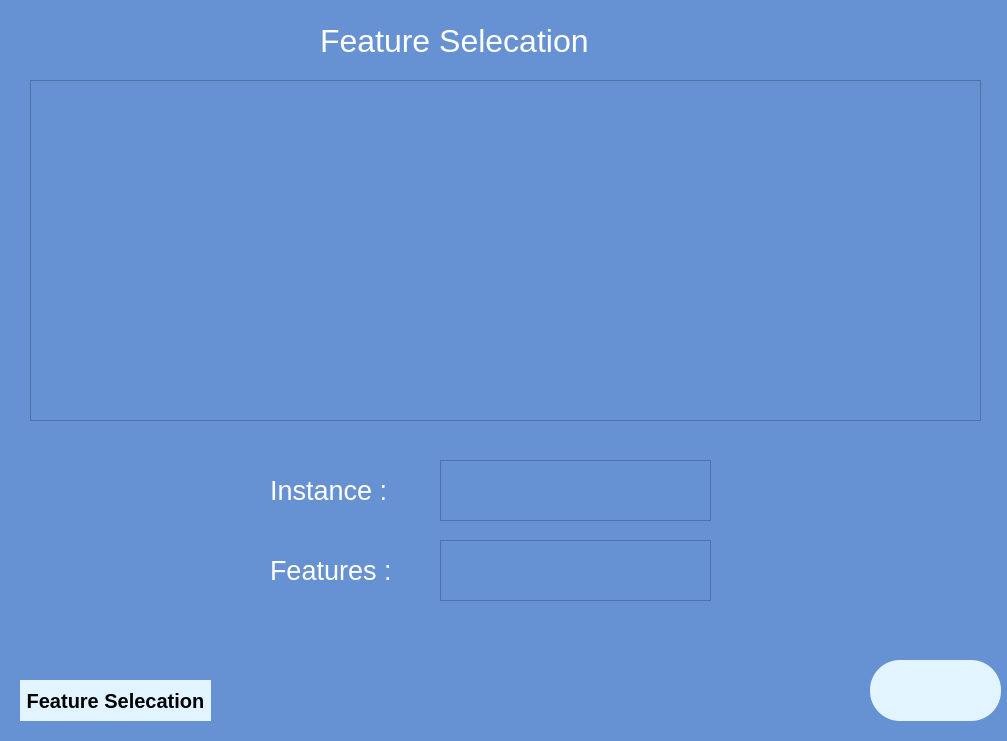
<?xml version="1.0" encoding="UTF-8"?>
<ui version="4.0">
 <class>Form</class>
 <widget class="QWidget" name="Form">
  <property name="enabled">
   <bool>true</bool>
  </property>
  <property name="geometry">
   <rect>
    <x>0</x>
    <y>0</y>
    <width>1007</width>
    <height>741</height>
   </rect>
  </property>
  <property name="sizePolicy">
   <sizepolicy hsizetype="Fixed" vsizetype="Fixed">
    <horstretch>0</horstretch>
    <verstretch>0</verstretch>
   </sizepolicy>
  </property>
  <property name="minimumSize">
   <size>
    <width>1007</width>
    <height>741</height>
   </size>
  </property>
  <property name="maximumSize">
   <size>
    <width>1007</width>
    <height>741</height>
   </size>
  </property>
  <property name="sizeIncrement">
   <size>
    <width>1007</width>
    <height>741</height>
   </size>
  </property>
  <property name="baseSize">
   <size>
    <width>1007</width>
    <height>741</height>
   </size>
  </property>
  <property name="windowTitle">
   <string>Form</string>
  </property>
  <property name="windowIcon">
   <iconset>
    <normaloff>logo1.ico</normaloff>logo1.ico</iconset>
  </property>
  <property name="styleSheet">
   <string notr="true">
/*-----QWidget-----*/
QWidget
{
	background-color: #6692d3;
	color: #ffffff;
	border-color: #181c21;

}


/*-----QMenuBar-----*/
QMenuBar
{
	background-color: #6692fc;
	color: #fff;
	border-color: #181c21;

}


QMenuBar::item
{
    background-color: transparent;

}


QMenuBar::item:selected
{
    background-color: #389bff;

}


QMenuBar::item:pressed
{
    background-color: #3a76b4;
    border: 1px solid #5ab8a0;
    margin-bottom: -1px;
    padding-bottom: 1px;

}


/*-----QMenu-----*/
QMenu
{
    background-color: #e1f4ff;
    border: 1px solid;
    color: #000;

}


QMenu::separator
{
    height: 1px;
    background-color: #000;
    color: #ffffff;
    padding-left: 4px;
    margin-left: 10px;
    margin-right: 5px;

}


QMenu::item
{
    min-width : 150px;
    padding: 3px 20px 3px 20px;

}


QMenu::item:selected
{
    background-color: #3a76b4;
    color: #ffffff;

}


QMenu::item:disabled
{
    color: #262626;

}


/*-----QPushButton-----*/
QPushButton
{
	background-color: #e1f4ff;
	color: #000000;
	border-style: solid;
	border-color: #181c21;
	font-weight: bold;
	font-size: 20px;
	font-family: Arial;

}


QPushButton::hover
{
	background-color: #f6fbff;

}


QPushButton::pressed
{
	background-color: #cdcdcd;

}


/*-----QLineEdit-----*/
QLineEdit
{
	background-color: #12160c;
	color: #ffffff;
	border: 1px solid #6692fc;
	padding: 3px;

}</string>
  </property>
  <widget class="QPushButton" name="reliefbtn">
   <property name="enabled">
    <bool>true</bool>
   </property>
   <property name="geometry">
    <rect>
     <x>20</x>
     <y>680</y>
     <width>191</width>
     <height>41</height>
    </rect>
   </property>
   <property name="font">
    <font>
     <family>Arial</family>
     <pointsize>-1</pointsize>
     <weight>75</weight>
     <bold>true</bold>
    </font>
   </property>
   <property name="text">
    <string>Feature Selecation</string>
   </property>
  </widget>
  <widget class="QPushButton" name="reliefnext">
   <property name="geometry">
    <rect>
     <x>870</x>
     <y>660</y>
     <width>131</width>
     <height>61</height>
    </rect>
   </property>
   <property name="autoFillBackground">
    <bool>false</bool>
   </property>
   <property name="styleSheet">
    <string notr="true">QPushButton {
  border-radius:30px;


}
</string>
   </property>
   <property name="text">
    <string/>
   </property>
   <property name="icon">
    <iconset>
     <normaloff>icon-removebg-preview.png</normaloff>icon-removebg-preview.png</iconset>
   </property>
   <property name="iconSize">
    <size>
     <width>100</width>
     <height>100</height>
    </size>
   </property>
   <property name="shortcut">
    <string/>
   </property>
  </widget>
  <widget class="QTextEdit" name="fea">
   <property name="geometry">
    <rect>
     <x>30</x>
     <y>80</y>
     <width>951</width>
     <height>341</height>
    </rect>
   </property>
   <property name="font">
    <font>
     <pointsize>20</pointsize>
    </font>
   </property>
   <property name="styleSheet">
    <string notr="true">color:#B0C4DE;</string>
   </property>
   <property name="frameShape">
    <enum>QFrame::StyledPanel</enum>
   </property>
   <property name="frameShadow">
    <enum>QFrame::Plain</enum>
   </property>
   <property name="sizeAdjustPolicy">
    <enum>QAbstractScrollArea::AdjustToContents</enum>
   </property>
   <property name="html">
    <string>&lt;!DOCTYPE HTML PUBLIC &quot;-//W3C//DTD HTML 4.0//EN&quot; &quot;http://www.w3.org/TR/REC-html40/strict.dtd&quot;&gt;
&lt;html&gt;&lt;head&gt;&lt;meta name=&quot;qrichtext&quot; content=&quot;1&quot; /&gt;&lt;style type=&quot;text/css&quot;&gt;
p, li { white-space: pre-wrap; }
&lt;/style&gt;&lt;/head&gt;&lt;body style=&quot; font-family:'MS Shell Dlg 2'; font-size:20pt; font-weight:400; font-style:normal;&quot;&gt;
&lt;p style=&quot;-qt-paragraph-type:empty; margin-top:0px; margin-bottom:0px; margin-left:0px; margin-right:0px; -qt-block-indent:0; text-indent:0px; font-size:7.8pt;&quot;&gt;&lt;br /&gt;&lt;/p&gt;&lt;/body&gt;&lt;/html&gt;</string>
   </property>
   <property name="overwriteMode">
    <bool>false</bool>
   </property>
   <property name="textInteractionFlags">
    <set>Qt::TextSelectableByKeyboard|Qt::TextSelectableByMouse</set>
   </property>
  </widget>
  <widget class="QLabel" name="label">
   <property name="geometry">
    <rect>
     <x>320</x>
     <y>10</y>
     <width>341</width>
     <height>61</height>
    </rect>
   </property>
   <property name="font">
    <font>
     <pointsize>24</pointsize>
    </font>
   </property>
   <property name="text">
    <string>Feature Selecation</string>
   </property>
  </widget>
  <widget class="QLabel" name="label_4">
   <property name="geometry">
    <rect>
     <x>270</x>
     <y>460</y>
     <width>161</width>
     <height>61</height>
    </rect>
   </property>
   <property name="font">
    <font>
     <pointsize>20</pointsize>
    </font>
   </property>
   <property name="text">
    <string>Instance : </string>
   </property>
  </widget>
  <widget class="QTextEdit" name="reclu">
   <property name="geometry">
    <rect>
     <x>440</x>
     <y>540</y>
     <width>271</width>
     <height>61</height>
    </rect>
   </property>
   <property name="font">
    <font>
     <pointsize>18</pointsize>
    </font>
   </property>
   <property name="styleSheet">
    <string notr="true">color: #DC143C</string>
   </property>
   <property name="textInteractionFlags">
    <set>Qt::NoTextInteraction</set>
   </property>
  </widget>
  <widget class="QLabel" name="label_5">
   <property name="geometry">
    <rect>
     <x>270</x>
     <y>540</y>
     <width>161</width>
     <height>61</height>
    </rect>
   </property>
   <property name="font">
    <font>
     <pointsize>20</pointsize>
    </font>
   </property>
   <property name="text">
    <string>Features :</string>
   </property>
  </widget>
  <widget class="QTextEdit" name="rerow">
   <property name="geometry">
    <rect>
     <x>440</x>
     <y>460</y>
     <width>271</width>
     <height>61</height>
    </rect>
   </property>
   <property name="font">
    <font>
     <pointsize>18</pointsize>
    </font>
   </property>
   <property name="styleSheet">
    <string notr="true">color: #DC143C</string>
   </property>
   <property name="textInteractionFlags">
    <set>Qt::NoTextInteraction</set>
   </property>
  </widget>
 </widget>
 <resources/>
 <connections/>
</ui>
